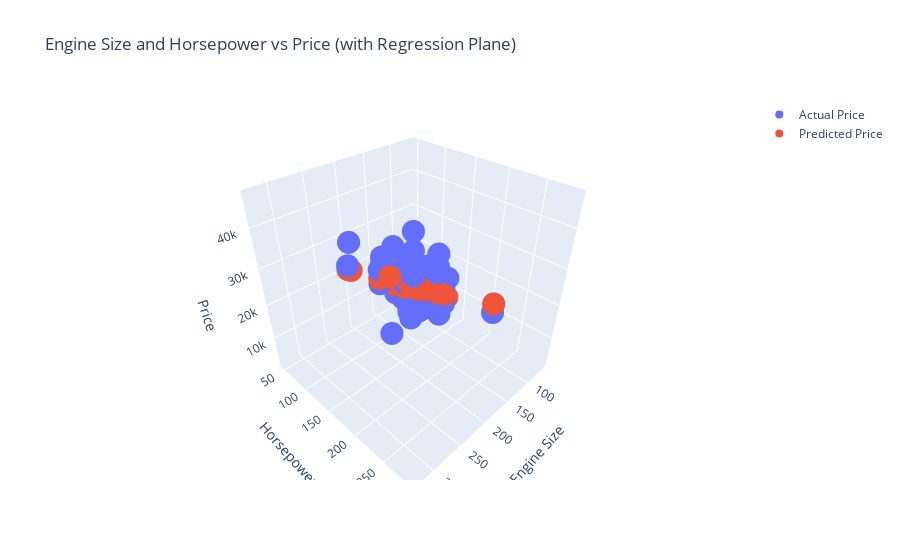

Notebook code cell kept with this figure:
### Markdown cell above
## Inferences from the Plots

1. **Engine Size vs Price**: There is a positive correlation between engine size and price. As the engine size increases, the price of the car also tends to increase. This suggests that cars with larger engines are generally more expensive.

2. **Horsepower vs Price**: Similar to engine size, there is a positive correlation between horsepower and price. Cars with higher horsepower are generally more expensive. This is expected as high-performance cars with more horsepower are usually priced higher.

3. **Curb Weight vs Price**: There is a positive correlation between the curb weight of a car and its price. Heavier cars, which are often larger and have more features, tend to be more expensive.

4. **Fuel Type vs Price**: The box plot shows that diesel cars are generally more expensive than gas cars. However, there is a significant overlap in the price ranges of the two types of cars.

5. **Aspiration vs Price**: Turbo cars tend to be more expensive than standard cars, but there is a significant overlap in the price ranges of the two types of cars.

6. **Body Style vs Price**: The price range varies significantly among different body styles. Convertible and hardtop cars tend to be more expensive, while hatchback cars are generally less expensive. Sedan and wagon cars fall in the middle of the price range.

These observations suggest that engine size, horsepower, and curb weight are strong predictors of car price. Fuel type, aspiration, and body style may also influence the price, but the relationships are not as strong.

### Code cell
import plotly.graph_objects as go
from sklearn.linear_model import LinearRegression

model = LinearRegression()
X = df[['enginesize', 'horsepower']]
y = df['price']
model.fit(X, y)

# Predicting the prices
predicted_prices = model.predict(X)

# Creating the 3D scatter plot
fig = go.Figure()
fig.add_trace(go.Scatter3d(x=df['enginesize'], y=df['horsepower'], z=df['price'],
                           mode='markers', name='Actual Price'))
fig.add_trace(go.Scatter3d(x=df['enginesize'], y=df['horsepower'], z=predicted_prices,
                           mode='markers', name='Predicted Price'))
fig.update_layout(scene = dict(xaxis_title='Engine Size',
                               yaxis_title='Horsepower',
                               zaxis_title='Price'),
                  title='Engine Size and Horsepower vs Price (with Regression Plane)')
fig.show()

### Figure 1 — Plotly figure (JSON) as saved in the notebook; plotly's stock layout.template omitted (floating-point values rounded to 4 significant figures; data arrays with more than 128 entries replaced by an {"elided": "..."} marker saying what was removed)
{"data": [{"mode": "markers", "name": "Actual Price", "type": "scatter3d", "x": {"elided": "205 int values"}, "y": {"elided": "205 int values"}, "z": {"elided": "205 float values"}}, {"mode": "markers", "name": "Predicted Price", "type": "scatter3d", "x": {"elided": "205 int values"}, "y": {"elided": "205 int values"}, "z": {"elided": "205 float values"}}], "layout": {"scene": {"xaxis": {"title": {"text": "Engine Size"}}, "yaxis": {"title": {"text": "Horsepower"}}, "zaxis": {"title": {"text": "Price"}}}, "title": {"text": "Engine Size and Horsepower vs Price (with Regression Plane)"}}}
